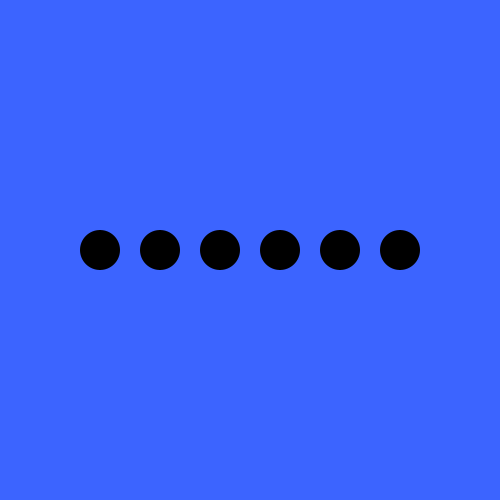
Frame 1 (no input)
Frame 60 (the mouse pressed at the canvas centre just before this capture): identical to frame 1, image omitted
Frame 120 (the mouse held since frame 60 and released just before this capture): identical to frame 1, image omitted

The Processing sketch that drew this single still picture (run headless with seeded random() and noise(); from frame 60 on, the mouse is pressed at the canvas centre):

// Processing sketch: processing_67147
// ── processing_67147.pde

int bulbArray[];
int xBulb;
int yBulb;
int bulbSize;
int state;

void setup() {
  smooth();
  noStroke();
  size(500, 500);
  bulbArray = new int[6];
  xBulb = 0;
  yBulb = 250;
  bulbSize = 40;
  state = 0;
}

void draw() {
  background(60, 100, 255);
  for (int i = 0; i < bulbArray.length; i++) {
    fill(0);
    xBulb = i * 60 + 100;
    ellipse(xBulb, yBulb, bulbSize, bulbSize);
  }
  if (keyCode == 'Q') {
    state = 1;
  }
  if (state == 1) {
    for (int i = 0; i < bulbArray.length; i++) {
      fill(250, 250, 0);
      xBulb = i * 60 + 100;
      ellipse(xBulb, yBulb, bulbSize, bulbSize);
    }
  }
  if (keyCode == 'W') {
    state = 2;
  }
  if (state == 2) {
    for (int i = 0; i < 3; i++) {
      xBulb = i * 120 + 100;
      fill(250, 250, 0);
      ellipse(xBulb, yBulb, bulbSize, bulbSize);
    }
  }
  if (keyCode == 'E') {
    state = 3;
  }
  if (state == 3) {
    for (int i = 0; i < bulbArray.length; i++) {
      xBulb = i * 60 + 100;
      fill(0);
      ellipse(xBulb, yBulb, bulbSize, bulbSize);
    }
  }
}
